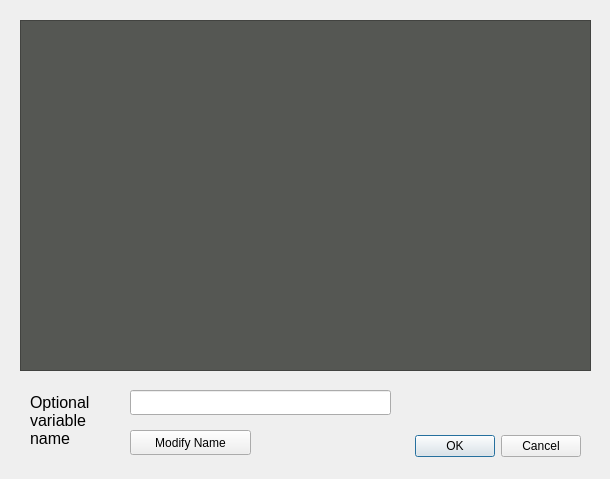
<?xml version="1.0" encoding="UTF-8"?>
<ui version="4.0">
 <class>assets</class>
 <widget class="QDialog" name="assets">
  <property name="geometry">
   <rect>
    <x>0</x>
    <y>0</y>
    <width>610</width>
    <height>479</height>
   </rect>
  </property>
  <property name="windowTitle">
   <string>Dialog</string>
  </property>
  <widget class="QDialogButtonBox" name="buttonBox">
   <property name="geometry">
    <rect>
     <x>240</x>
     <y>430</y>
     <width>341</width>
     <height>32</height>
    </rect>
   </property>
   <property name="orientation">
    <enum>Qt::Horizontal</enum>
   </property>
   <property name="standardButtons">
    <set>QDialogButtonBox::Cancel|QDialogButtonBox::Ok</set>
   </property>
  </widget>
  <widget class="QTreeView" name="treeView">
   <property name="geometry">
    <rect>
     <x>20</x>
     <y>20</y>
     <width>571</width>
     <height>351</height>
    </rect>
   </property>
   <property name="font">
    <font>
     <family>Arial</family>
    </font>
   </property>
   <property name="toolTip">
    <string extracomment="Click checkbox of an asset in order to require it in the profile">&lt;html&gt;&lt;head/&gt;&lt;body&gt;&lt;p&gt;Expand arrow entries to browse assets in this OpenSpace installation. Enable checkbox to include an asset. Those assets highlighted in red are present in the profile but do not exist in this OpenSpace installation.&lt;/p&gt;&lt;/body&gt;&lt;/html&gt;</string>
   </property>
   <property name="styleSheet">
    <string notr="true">background-color: rgb(85, 87, 83);</string>
   </property>
   <property name="alternatingRowColors">
    <bool>false</bool>
   </property>
   <property name="animated">
    <bool>false</bool>
   </property>
  </widget>
  <widget class="QPushButton" name="varName">
   <property name="geometry">
    <rect>
     <x>130</x>
     <y>430</y>
     <width>121</width>
     <height>25</height>
    </rect>
   </property>
   <property name="text">
    <string>Modify Name</string>
   </property>
  </widget>
  <widget class="QLineEdit" name="lineEdit">
   <property name="geometry">
    <rect>
     <x>130</x>
     <y>390</y>
     <width>261</width>
     <height>25</height>
    </rect>
   </property>
  </widget>
  <widget class="QLabel" name="label">
   <property name="geometry">
    <rect>
     <x>30</x>
     <y>390</y>
     <width>71</width>
     <height>61</height>
    </rect>
   </property>
   <property name="font">
    <font>
     <family>Arial</family>
     <pointsize>12</pointsize>
    </font>
   </property>
   <property name="text">
    <string>Optional variable name</string>
   </property>
   <property name="wordWrap">
    <bool>true</bool>
   </property>
  </widget>
 </widget>
 <resources/>
 <connections>
  <connection>
   <sender>buttonBox</sender>
   <signal>accepted()</signal>
   <receiver>assets</receiver>
   <slot>accept()</slot>
   <hints>
    <hint type="sourcelabel">
     <x>248</x>
     <y>254</y>
    </hint>
    <hint type="destinationlabel">
     <x>157</x>
     <y>274</y>
    </hint>
   </hints>
  </connection>
  <connection>
   <sender>buttonBox</sender>
   <signal>rejected()</signal>
   <receiver>assets</receiver>
   <slot>reject()</slot>
   <hints>
    <hint type="sourcelabel">
     <x>316</x>
     <y>260</y>
    </hint>
    <hint type="destinationlabel">
     <x>286</x>
     <y>274</y>
    </hint>
   </hints>
  </connection>
 </connections>
</ui>
